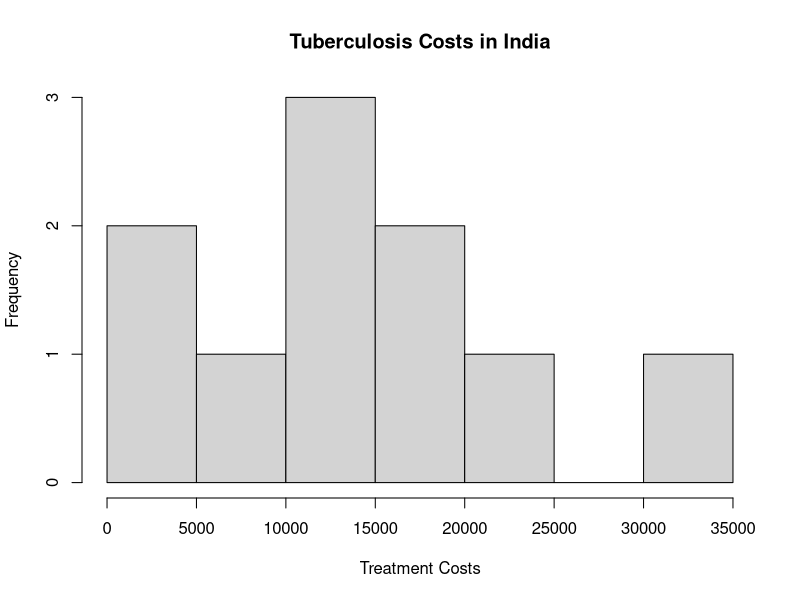

Recreate this plot in R.
## ---- chunk 1
# Create a dataset with the costs from 10 randomly selected patients:
data <- c(15100, 19000, 4800, 6500, 14900, 600, 23500, 11500,12900, 32200)

# Create a histogram. We add x-axis labels using `xlab = ""` and a title `main = ""`
hist(c(15100, 19000, 4800, 6500, 14900, 600, 23500, 11500,12900, 32200), xlab="Treatment Costs", main = "Tuberculosis Costs in India")


## ---- chunk 2

# Create a dataset called `data` with the costs from 10 randomly selected patients:
data <- c(15100, 19000, 4800, 6500, 14900, 600, 23500, 11500,12900, 32200)

mean(data)

## ---- chunk 3

median(data)

## ---- chunk 4

# Create a new dataset called data2:
data2 <- c(3,4,9,5,2,3,5,4,2,3,1,5,3,1,2,6,2,4,6,2,2,2,9,1,2,7,8)

# The `table()` function counts up all the times specific values show up.  This works for numbers or categories:
table(data2)

## ---- chunk 5

sort(table(data2))

